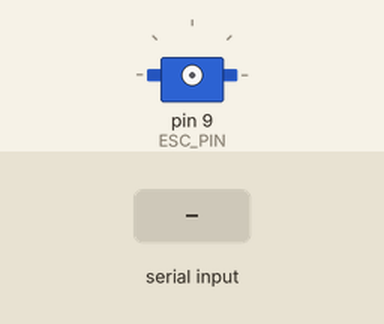
Recording of a sketch running on a simulated Arduino Uno, built with avr-gcc and run on an emulated ATmega328P. Parts: servo. The inputs (shaded band) are chosen by the test bench.

Above: at 0.1 s.
At 2.2 s:
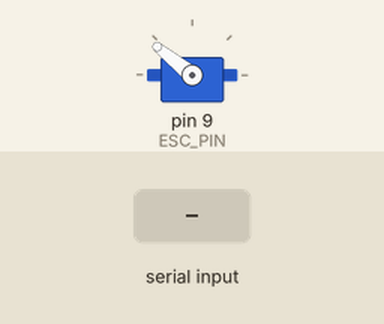
2.3 s: "_\n" received over Serial
At 3.8 s:
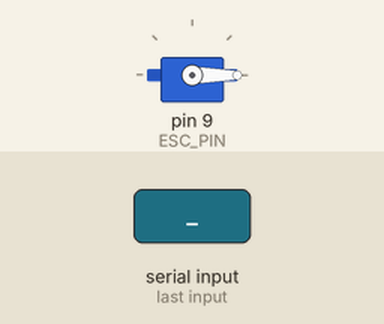
Timing chart, 0 to 5.3 s (numbered marks = the images above; inputs shaded):
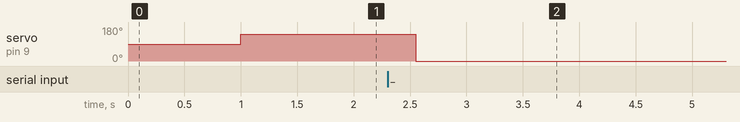

The sketch:

config_reprogram_modes.ino
```cpp
/***********************CONFIG MODE***************************
1. Plug motor red to ESC red, motor black to ESC black,
and motor yellow to ESC blue
2. Plug two pins of ESC BEC into arduino: ESC black to
arduin GND, and ESC white to PWM pin 9
3. Push arduino code
4. Plug ESC into battery
5. Immediately after hearing beeps, send min throttle
command (-1_1000_256)
6. Wait for two confirmation beeps
7. Unplug ESC
8. Ready to use
*************************************************************/

/***********************REPROGRAM MODE************************
1. Plug motor red to ESC red, motor black to ESC black,
and motor yellow to ESC blue
2. Plug two pins of ESC BEC into arduino: ESC black to
arduino GND, and ESC white to PWM pin 9
3. Push arduino code
4. Plug ESC into battery
5. Reference ESC documentation for which sound corresponds
to which setting, then send minimum throttle (-1_1000_256) to
select setting
6. Wait for two confirmation beeps
7. Unplug ESC
8. Rinse and repeat for other settings
*************************************************************/

//DO NOT PUSH NEW ARDUINO CODE IF SOMETHING IS ALREADY RUNNING!!!

#include <Servo.h>

#define MAX_THROTTLE 2000
#define MIN_THROTTLE 1000
#define ESC_PIN 9

Servo esc;
String combinedData;
int start;
int throttle;
int end;
int values[3];

void setup()
{
  Serial.begin(9600);
  delay(500);
  esc.attach(ESC_PIN);
  delay(500);
  esc.writeMicroseconds(MAX_THROTTLE);
}

void loop() {

 if (Serial.available() > 0)
    {
      combinedData = Serial.readStringUntil('\n');

      int messagesIndex = 0;
      int startSubString = 0;

    // Split combinedData using underscore as delimiter
    for (int i = 0; i <= combinedData.length(); i++)
    {
      if (i == combinedData.length() || combinedData.charAt(i) == '_')
      {
        values[messagesIndex++] = combinedData.substring(startSubString, i).toInt();
        startSubString = i + 1;
      }
    }
      start = values[0];
      throttle = values[1];
      end = values[2];

      delay(250);
      esc.writeMicroseconds(throttle);

    }
}
```

Measured:
- after the input at 2.3 s, servo on pin 9 (ESC_PIN): 141° → 0° after 0.25 s
